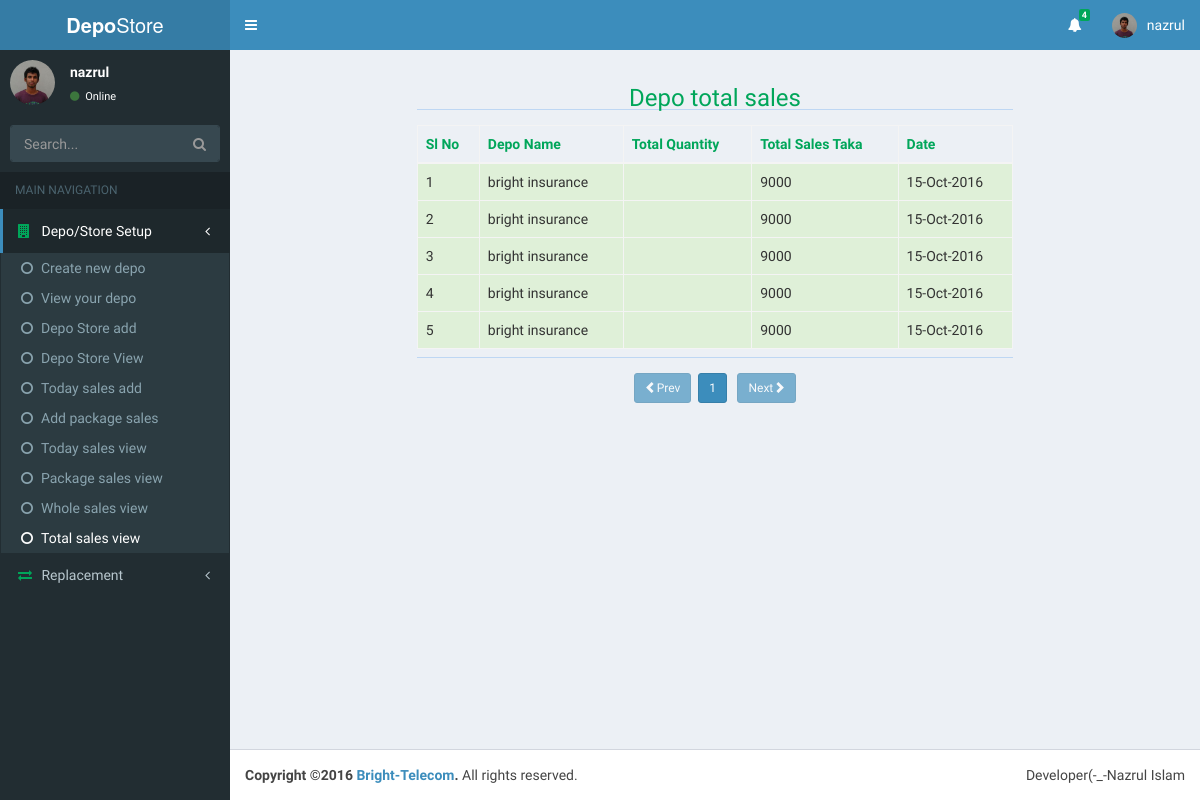
Page /index.php?page=viewDepoTotalSales&folder=depoinfo (signed in) on the earlier database version.
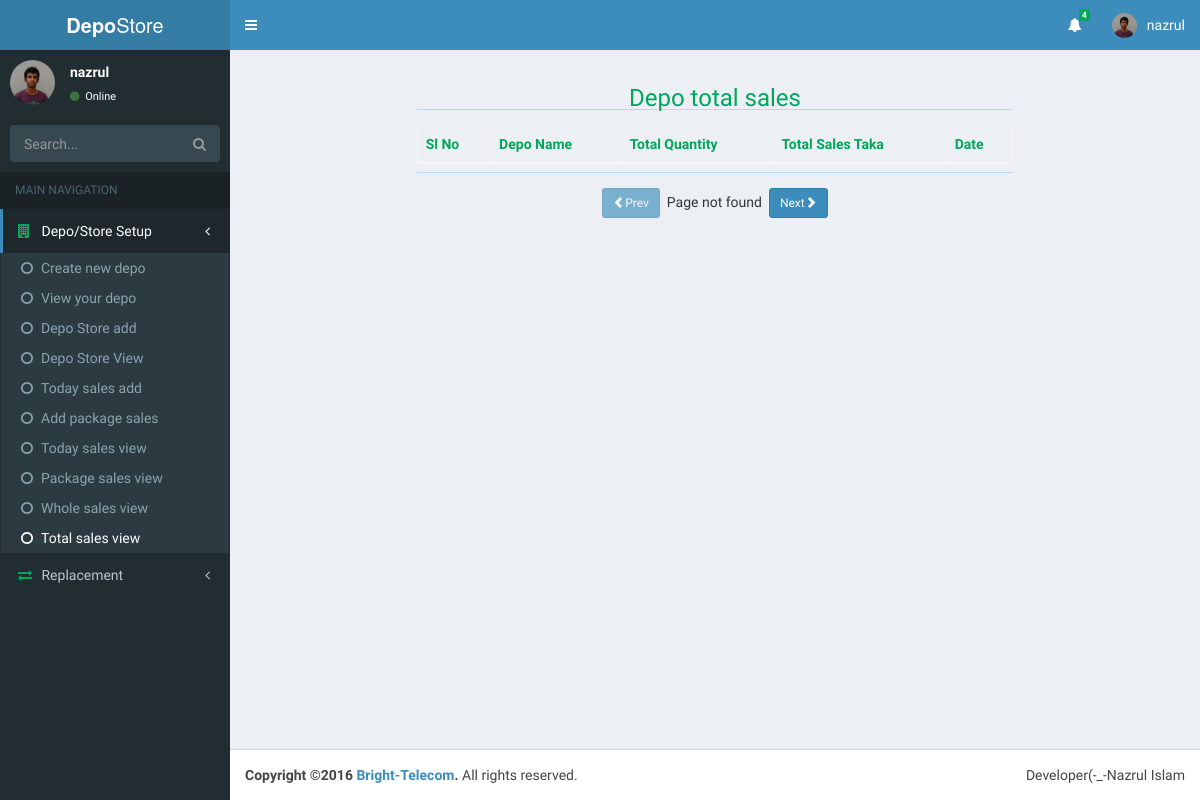
Same page on the later database version.
### tables this page shows
CREATE TABLE `user` (
  `id` int(11) NOT NULL,
  `userName` varchar(20) NOT NULL,
  `password` varchar(42) NOT NULL,
  `userType` varchar(20) NOT NULL,
  `last_login` timestamp NOT NULL DEFAULT CURRENT_TIMESTAMP,
  `status` varchar(8) NOT NULL
);

CREATE TABLE `depo_total_sales` (
  `id` int(11) NOT NULL,
  `depo_id` int(11) NOT NULL,
  `depo_total_sales_quantity` int(11) NOT NULL,
  `today_sales_tk` int(11) NOT NULL,
  `date_time` date NOT NULL
);

CREATE TABLE `depo` (
  `id` int(11) NOT NULL,
  `user_id` int(11) NOT NULL,
  `depo_name` varchar(80) NOT NULL,
  `first_name` varchar(15) NOT NULL,
  `last_name` varchar(15) NOT NULL,
  `birthDate` date NOT NULL,
  `nid` int(19) NOT NULL,
  `phone` int(11) NOT NULL,
  `email` varchar(35) NOT NULL,
  `website` varchar(35) NOT NULL,
  `upazilla` varchar(20) NOT NULL,
  `district` varchar(20) NOT NULL,
  `division` varchar(20) NOT NULL,
  `street` varchar(40) NOT NULL,
  `uploader` varchar(20) NOT NULL,
  `create_date` timestamp NOT NULL DEFAULT CURRENT_TIMESTAMP,
  `profile_update` timestamp NOT NULL DEFAULT CURRENT_TIMESTAMP ON UPDATE CURRENT_TIMESTAMP,
  `picture` varchar(47) NOT NULL
);

### necessaryClass/user.php (called while the page is built, shortened)
<?php
class loginUser{
	public function userLoginId(){
		if($_SESSION['userId']){
			return $_SESSION['userId'];
		}
		return false;
	}
}
$obj = new loginUser;
?>

### depoinfo/viewDepoTotalSales.php (the view, shortened to what this page needs)
<?php
	require('database.php');
	include_once('necessaryClass/user.php');
	$userLoginId=$obj->userLoginId();
	$depo=$db->prepare('SELECT * FROM depo WHERE user_id=?');
	$depo->bindParam(1,$userLoginId);
	$depo->execute();
	$fetchDepo=$depo->fetch(PDO::FETCH_ASSOC);
	$depoId=$fetchDepo['id'];
	$totalSalesRecod=$db->prepare("SELECT * FROM depo_total_sales WHERE depo_id=?");
	$totalSalesRecod->bindParam(1,$depoId);
	$totalSalesRecod->execute();
	$rowCount=$totalSalesRecod->rowCount();
	$per_page_row=10;
	$totalPage=ceil($rowCount/$per_page_row);
	$pageNumber=(isset($_GET['pgNumber'])?(int)$_GET['pgNumber']:(int)$_GET['pgNumber']=1);
	$startPage=(int)($pageNumber-1)*$per_page_row;
	$depoTotalSales=$db->prepare("SELECT *,depo.depo_name AS dpName FROM depo_total_sales LEFT JOIN depo ON depo_total_sales.depo_id=depo.id WHERE depo_id=? ORDER BY date_time DESC LIMIT $startPage,$per_page_row");
	$depoTotalSales->bindParam(1,$depoId);
	$depoTotalSales->execute();
	$i='';
	$data='';
	while($dpTotalSalesRow=$depoTotalSales->fetch(PDO::FETCH_ASSOC)){
		$i++;
		$date=date('d-M-Y',strtotime($dpTotalSalesRow['date_time']));
		$data.="
			<tr class='success'>
				<td>$i</td>
				<td>{$dpTotalSalesRow['dpName']}</td>
				<td>{$dpTotalSalesRow['depo_total_sales_quantity']}</td>
				<td>{$dpTotalSalesRow['today_sales_tk']}</td>
				<td>{$date}</td>
			</tr>
		";
	}
?>
<div class="container-fluid">
	<div class="row">
		<div class="col-sm-8 col-sm-offset-2">
			<h3 class="text-green text-center">Depo total sales</h3>
			<hr>
		</div>
	</div>
	<div class="row">
		<div class="col-sm-8 col-sm-offset-2" style="margin-top:10px">
			<table class="table table-hover table-bordered table-striped table-consendend">
				<thead class="text-green">
					<th>Sl No</th>
					<th>Depo Name</th>
					<th>Total Quantity</th>
					<th>Total Sales Taka</th>
					<th>Date</th>
				</thead>
				<tbody>
					<?php echo $data;?>
				</tbody>
			</table><hr>
		</div>
		<div class="col-sm-10 col-sm-offset-1 text-center" style="margin-top:10px">
			<?php
				$prevPage=$pageNumber-1;
				$nextPage=$pageNumber+1;
				if($pageNumber<=1){
					echo"<a href='index.php?page=viewDepoTotalSales&folder=depoinfo&pgNumber={$prevPage}' class='btn btn-primary btn-sm disabled'><span class='glyphicon glyphicon-chevron-left'></span>Prev</a>&nbsp;&nbsp;";
				}else{
					echo"<a href='index.php?page=viewDepoTotalSales&folder=depoinfo&pgNumber={$prevPage}' class='btn btn-primary btn-sm'><span class='glyphicon glyphicon-chevron-left'></span>Prev</a>&nbsp;&nbsp;";
				}
				if($pageNumber>$totalPage){
					echo"Page not found";
				}else{
					for($i=1;$i<=$totalPage;$i++){
						if($i == $pageNumber){
							echo"<a href='index.php?page=viewDepoTotalSales&folder=depoinfo&pgNumber={$i}' class='btn btn-primary btn-sm'>$i</a>&nbsp;";
						}else{
							echo"<a href='index.php?page=viewDepoTotalSales&folder=depoinfo&pgNumber={$i}' class='btn btn-default btn-sm'>$i</a>&nbsp;";
						}
					}
				}
			if($totalPage==$pageNumber){
				echo"&nbsp;&nbsp;<a href='index.php?page=viewDepoTotalSales&folder=depoinfo&pgNumber={$nextPage}' class='btn btn-primary btn-sm disabled'>Next<span class='glyphicon glyphicon-chevron-right'></span></a>";
			}else{
				echo"&nbsp;&nbsp;<a href='index.php?page=viewDepoTotalSales&folder=depoinfo&pgNumber={$nextPage}' class='btn btn-primary btn-sm'>Next<span class='glyphicon glyphicon-chevron-right'></span></a>";
			}
			?>
		</div>
	</div>
</div>

### include/header.php (shortened to what this page needs)
<?php
require('database.php');
require('necessaryClass/user.php');
$userId=$_SESSION['userId'];
$userNameSelect=$db->prepare("SELECT * FROM `user` WHERE id=?");
$userNameSelect->bindParam(1,$userId);
$userNameSelect->execute();
$userNameRow=$userNameSelect->fetch(PDO::FETCH_ASSOC);
?>
<!DOCTYPE html>
<html>
	<head>
	  <link rel="stylesheet" href="bootstrap/css/bootstrap.min.css">
	  <link rel="stylesheet" href="https://cdnjs.cloudflare.com/ajax/libs/font-awesome/4.5.0/css/font-awesome.min.css">
	  <link rel="stylesheet" href="../datepicker/css/datepicker.css">
	  <link rel="stylesheet" href="dist/css/AdminLTE.min.css">
	       <link href="http://ajax.googleapis.com/ajax/libs/jqueryui/1.8/themes/base/jquery-ui.css" rel="stylesheet" type="text/css"/>
	  <link rel="stylesheet" href="dist/css/skins/_all-skins.min.css">
	  <link rel="stylesheet" href="datepicker/css/datepicker.css">
	  <link rel="stylesheet" href="plugins/bootstrap-wysihtml5/bootstrap3-wysihtml5.min.css">
	</head>
	<body class="hold-transition skin-blue sidebar-mini">
		<div class="wrapper">
		  <header class="main-header">
		    <a href="index.php" class="logo">
		      <span class="logo-lg"><b>Depo</b>Store</span>
		    </a>
		    <nav class="navbar navbar-static-top">
		      <a href="#" class="sidebar-toggle" data-toggle="offcanvas" role="button">
		      </a>
		      <div class="navbar-custom-menu">
		        <ul class="nav navbar-nav">
		          <li class="dropdown messages-menu">
		            <a href="#" class="dropdown-toggle" data-toggle="dropdown">
		              <i class="fa fa-bell" aria-hidden="true"></i>
		              <span class="label label-success">4</span>
		            </a>
		          </li>
		          <li class="dropdown user user-menu">
		            <a href="#" class="dropdown-toggle" data-toggle="dropdown">
		              <img src="dist/img/user2-160x160.jpg" class="user-image" alt="User Image">
		              <span class="hidden-xs"><?php echo $userNameRow['userName'];?></span>
		            </a>
		          </li>
		        </ul>
		      </div>
		    </nav>
		  </header>

### include/sideBar.php (shortened to what this page needs)
<aside class="main-sidebar">
    <section class="sidebar">
      <div class="user-panel">
        <div class="pull-left image">
          <img src="dist/img/user2-160x160.jpg" class="img-circle" alt="User Image">
        </div>
        <div class="pull-left info">
          <p><?php echo $userNameRow['userName'];?></p>
          <a href="#"><i class="fa fa-circle text-success"></i> Online</a>
        </div>
      </div>
      <form action="#" method="get" class="sidebar-form">
        <div class="input-group">
          <input type="text" name="q" class="form-control" placeholder="Search...">
              <span class="input-group-btn">
                <button type="submit" name="search" id="search-btn" class="btn btn-flat"><i class="fa fa-search"></i>
                </button>
              </span>
        </div>
      </form>
      <ul class="sidebar-menu">
        <li class="header">MAIN NAVIGATION</li>
        <li class="<?php echo(isset($_GET['folder']) && $_GET['folder']=='depoinfo')?'active':null;?> treeview">
          <a href="#">
            <i class="fa fa-building text-green"></i> <span>Depo/Store Setup</span>
            <span class="pull-right-container">
              <i class="fa fa-angle-left pull-right"></i>
            </span>
          </a>
          <ul class="treeview-menu">
            <li class="<?php echo (isset($_GET['page']) && $_GET['page']=='depoInfoSetup')? 'active':null;?>"><a href="index.php?page=depoInfoSetup&folder=depoinfo"><i class="fa fa-circle-o"></i>Create new depo</a></li>
            <li class="<?php echo (isset($_GET['page']) && $_GET['page']=='depoView')? 'active':null;?>"><a href="index.php?page=depoView&folder=depoinfo"><i class="fa fa-circle-o"></i>View your depo</a></li>
            <li class="<?php echo (isset($_GET['page']) && $_GET['page']=='depoStoreSetup')? 'active':null;?>"><a href="index.php?page=depoStoreSetup&folder=depoinfo"><i class="fa fa-circle-o"></i>Depo Store add</a></li>
            <li class="<?php echo (isset($_GET['page']) && $_GET['page']=='depoStoreView')? 'active':null;?>"><a href="index.php?page=depoStoreView&folder=depoinfo"><i class="fa fa-circle-o"></i>Depo Store View</a></li>
            <li class="<?php echo (isset($_GET['page']) && $_GET['page']=='depoTodaySales')? 'active':null;?>"><a href="index.php?page=depoTodaySales&folder=depoinfo"><i class="fa fa-circle-o"></i>Today sales add</a></li>
            <li class="<?php echo (isset($_GET['page']) && $_GET['page']=='packageSetup')? 'active':null;?>"><a href="index.php?page=packageSetup&folder=depoinfo"><i class="fa fa-circle-o"></i>Add package sales</a></li>
            <li class="<?php echo (isset($_GET['page']) && $_GET['page']=='viewTodaySales')? 'active':null;?>"><a href="index.php?page=viewTodaySales&folder=depoinfo"><i class="fa fa-circle-o"></i>Today sales view</a></li>
            <li class="<?php echo (isset($_GET['page']) && $_GET['page']=='viewTodayPackageSales')? 'active':null;?>"><a href="index.php?page=viewTodayPackageSales&folder=depoinfo"><i class="fa fa-circle-o"></i>Package sales view</a></li>
            <li class="<?php echo (isset($_GET['page']) && $_GET['page']=='viewTodayWholeSales')? 'active':null;?>"><a href="index.php?page=viewTodayWholeSales&folder=depoinfo"><i class="fa fa-circle-o"></i>Whole sales view</a></li>
            <li class="<?php echo (isset($_GET['page']) && $_GET['page']=='viewDepoTotalSales')? 'active':null;?>"><a href="index.php?page=viewDepoTotalSales&folder=depoinfo"><i class="fa fa-circle-o"></i>Total sales view</a></li>
          </ul>
        </li>
        <li class="<?php echo(isset($_GET['folder']) && $_GET['folder']=='replace')?'active':null;?> treeview">
        	<a href="#">
            <i class="fa fa-exchange text-green"></i> <span>Replacement</span>
            <span class="pull-right-container">
              <i class="fa fa-angle-left pull-right"></i>
            </span>
          </a>
        </li>
      </ul>
    </section>
  </aside>

### index.php (shortened to what this page needs)
<?php include('include/header.php'); ?>
<?php include('include/sideBar.php');?>
		  <div class="content-wrapper">
		    <section class="content">
		    	<?php
		    		if(isset($_GET['page'])){
		    			$page=$_GET['page'];
		    			if(isset($_GET['folder'])){
		    				$folder=$_GET['folder'];
		    				include($folder.'/'.$page.'.php');
		    			}else{
		    				include($page.'.php');
		    			}
		    		}
		    	?>
		    </section>
		  </div>
<?php include('include/footer.php');?>

### include/footer.php (shortened to what this page needs)
		  <footer class="main-footer">
		    <div class="pull-right hidden-xs">
		      <p>Developer(-_-Nazrul Islam</p>
		    </div>
		    <strong>Copyright &copy;<?php echo date('Y');?> <a href="nazrul.com.bd">Bright-Telecom</a>.</strong> All rights
		    reserved.
		  </footer>
		</div>
	</body>
</html>

Differences in the rows shown:
removed depo_total_sales: depo.depo_name "bright insurance", today_sales_tk "9000", date_time "15-Oct-2016"
removed depo_total_sales: depo.depo_name "bright insurance", today_sales_tk "9000", date_time "15-Oct-2016"
removed depo_total_sales: depo.depo_name "bright insurance", today_sales_tk "9000", date_time "15-Oct-2016"
removed depo_total_sales: depo.depo_name "bright insurance", today_sales_tk "9000", date_time "15-Oct-2016"
removed depo_total_sales: depo.depo_name "bright insurance", today_sales_tk "9000", date_time "15-Oct-2016"
Other differences:
text now shown: "Page not found"
list line gone: "1"
